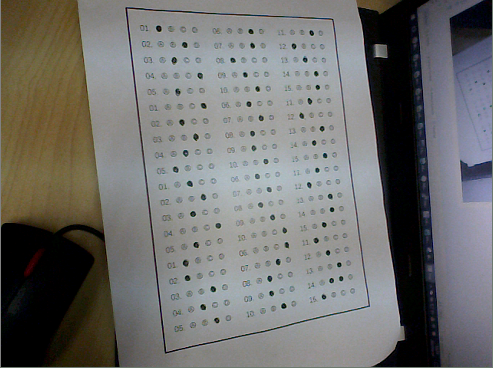
#> input picture test.png, 493 x 368 px
$ python -i utils.py   (imports and definitions only)   (Python 2 division)   (older library calls are emulated)
#> lines starting #> are read from the running program, lines starting #| are printed output that depends on the picture
#> further down, picture is the input picture: shape (368, 493, 3); mean B, G, R 109.7, 111.6, 112
# coding=utf-8
import math
from collections import Counter

import numpy as np
import cv2
from imutils import auto_canny, contours
from e import PolyNodeCountError
from score import score
from settings import CHOICES, SHEET_AREA_MIN_RATIO, PROCESS_BRIGHT_COLS, PROCESS_BRIGHT_ROWS, BRIGHT_VALUE,CHOICE_COL_COUNT, CHOICES_PER_QUE, WHITE_RATIO_PER_CHOICE, MAYBE_MULTI_CHOICE_THRESHOLD, CHOICE_CNT_COUNT, test_ans,ORIENT_CODE


# [61 lines left out: functions get_corner_node_list, detect_cnt_again, not called in this run]


def get_init_process_img(roi_img):
    """
    对图片进行初始化处理，包括，梯度化，高斯模糊，二值化，腐蚀，膨胀和边缘检测
    :param roi_img: ndarray
    :return: ndarray
    """
    h = cv2.Sobel(roi_img, cv2.CV_32F, 0, 1, -1)
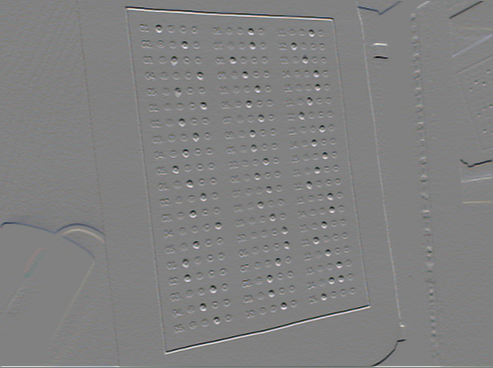
#> h: shape (368, 493, 3) float32; mean B, G, R 0, 0, -0.2; drawn with min black and max white
    v = cv2.Sobel(roi_img, cv2.CV_32F, 1, 0, -1)
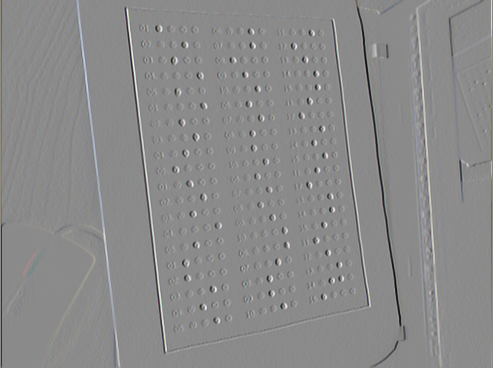
#> v: shape (368, 493, 3) float32; mean B, G, R 0.7, 0.4, 0.3; drawn with min black and max white
    img = cv2.add(h, v)
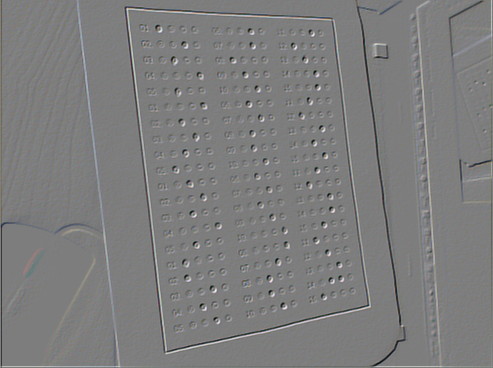
#> img: shape (368, 493, 3) float32; mean B, G, R 0.7, 0.5, 0; drawn with min black and max white
    img = cv2.convertScaleAbs(img)
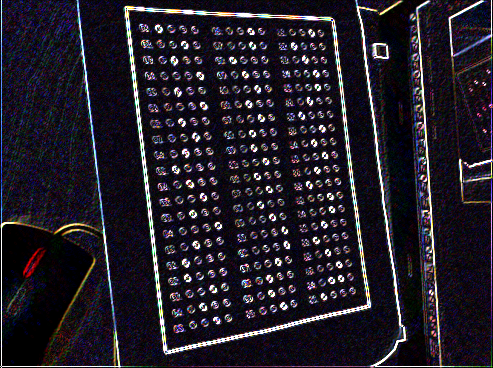
#> img: shape (368, 493, 3); mean B, G, R 40.7, 30.5, 35.2
    img = cv2.GaussianBlur(img, (3, 3), 0)
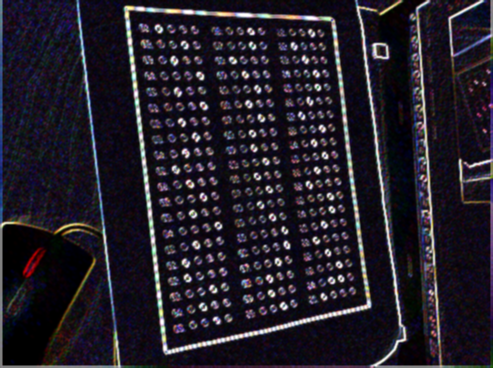
#> img: shape (368, 493, 3); mean B, G, R 41.1, 30.8, 35.5
    ret, img = cv2.threshold(img, 120, 255, cv2.THRESH_BINARY)
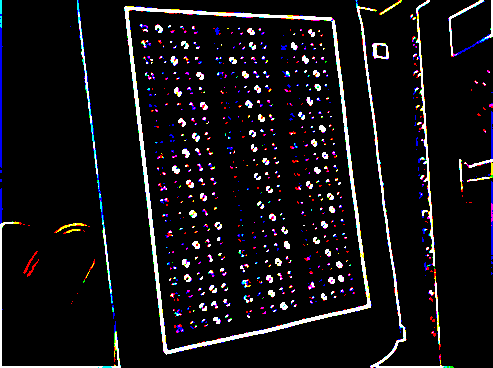
#> img: shape (368, 493, 3); mean B, G, R 19.6, 16.5, 18.5
    kernel = np.ones((1, 1), np.uint8)
    img = cv2.erode(img, kernel, iterations=1)
    img = cv2.dilate(img, kernel, iterations=2)
    img = cv2.erode(img, kernel, iterations=1)
    img = cv2.dilate(img, kernel, iterations=2)
    img = auto_canny(img)
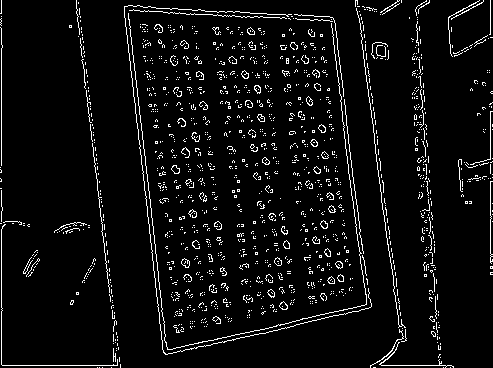
#> img: shape (368, 493); 5.5% white in thin lines or dots
    return img


# [96 lines left out: functions get_roi_img, get_max_area_cnt, get_ans, test_is_eq, not called in this run]


def get_items_per_row():
    items_per_row = CHOICE_COL_COUNT / (CHOICES_PER_QUE + 1)
    return items_per_row   #3


def get_item_interval():
    interval = CHOICES_PER_QUE + 1
    return interval


# [66 lines left out: functions delete_rect, get_left_right, get_top_bottom, not called in this run]


def get_choice_row_count():
    choice_row_count = int(math.ceil(CHOICE_CNT_COUNT * 1.0 / CHOICE_COL_COUNT))
    return choice_row_count


# [76 lines left out: functions sort_by_row, sort_by_col, insert_null_2_rows, get_min_row_interval, get_min_col_interval, not called in this run]


def get_min_interval(cnts_pos, orient):
    idx = ORIENT_CODE[orient]
    interval_list = []


# [79 lines left out: functions ck_full_rows_size, ck_full_cols_size, get_vertical_projective, get_h_projective, show_fuck, seg, not called in this run]

>>> import cv2
>>> picture = cv2.imread('test.png')
>>> result = get_init_process_img(picture)
